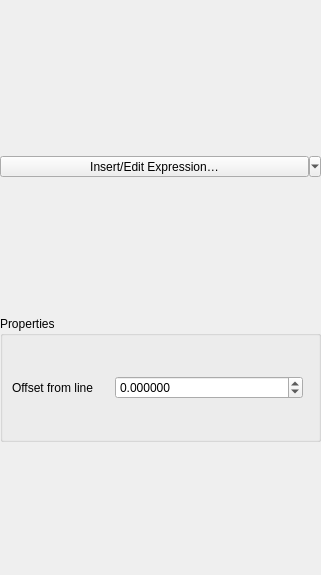
<?xml version="1.0" encoding="UTF-8"?>
<ui version="4.0">
 <class>QgsAnnotationLineTextWidgetBase</class>
 <widget class="QWidget" name="QgsAnnotationLineTextWidgetBase">
  <property name="geometry">
   <rect>
    <x>0</x>
    <y>0</y>
    <width>321</width>
    <height>575</height>
   </rect>
  </property>
  <property name="windowTitle">
   <string>Point Text Annotation</string>
  </property>
  <layout class="QGridLayout" name="gridLayout">
   <property name="leftMargin">
    <number>0</number>
   </property>
   <property name="topMargin">
    <number>0</number>
   </property>
   <property name="rightMargin">
    <number>0</number>
   </property>
   <property name="bottomMargin">
    <number>0</number>
   </property>
   <item row="1" column="0">
    <widget class="QToolButton" name="mInsertExpressionButton">
     <property name="sizePolicy">
      <sizepolicy hsizetype="Expanding" vsizetype="Fixed">
       <horstretch>0</horstretch>
       <verstretch>0</verstretch>
      </sizepolicy>
     </property>
     <property name="text">
      <string>Insert/Edit Expression…</string>
     </property>
     <property name="popupMode">
      <enum>QToolButton::ToolButtonPopupMode::MenuButtonPopup</enum>
     </property>
     <property name="toolButtonStyle">
      <enum>Qt::ToolButtonStyle::ToolButtonTextOnly</enum>
     </property>
     <property name="arrowType">
      <enum>Qt::ArrowType::DownArrow</enum>
     </property>
    </widget>
   </item>
   <item row="0" column="0">
    <widget class="QgsRichTextEditor" name="mTextEdit" native="true">
     <property name="minimumSize">
      <size>
       <width>0</width>
       <height>150</height>
      </size>
     </property>
    </widget>
   </item>
   <item row="3" column="0">
    <widget class="QGroupBox" name="groupBox">
     <property name="title">
      <string>Properties</string>
     </property>
     <layout class="QGridLayout" name="gridLayout_2" columnstretch="1,2">
      <item row="0" column="1">
       <layout class="QHBoxLayout" name="horizontalLayout_3">
        <item>
         <widget class="QgsDoubleSpinBox" name="mSpinOffset">
          <property name="sizePolicy">
           <sizepolicy hsizetype="Minimum" vsizetype="Fixed">
            <horstretch>1</horstretch>
            <verstretch>0</verstretch>
           </sizepolicy>
          </property>
          <property name="styleSheet">
           <string notr="true"/>
          </property>
          <property name="decimals">
           <number>6</number>
          </property>
          <property name="minimum">
           <double>-100000.000000000000000</double>
          </property>
          <property name="maximum">
           <double>100000.000000000000000</double>
          </property>
          <property name="singleStep">
           <double>0.200000000000000</double>
          </property>
         </widget>
        </item>
        <item>
         <widget class="QgsUnitSelectionWidget" name="mOffsetUnitWidget" native="true">
          <property name="minimumSize">
           <size>
            <width>0</width>
            <height>0</height>
           </size>
          </property>
          <property name="focusPolicy">
           <enum>Qt::FocusPolicy::StrongFocus</enum>
          </property>
         </widget>
        </item>
       </layout>
      </item>
      <item row="0" column="0">
       <widget class="QLabel" name="label_4">
        <property name="text">
         <string>Offset from line</string>
        </property>
       </widget>
      </item>
     </layout>
    </widget>
   </item>
   <item row="4" column="0">
    <widget class="QgsAnnotationItemCommonPropertiesWidget" name="mPropertiesWidget" native="true"/>
   </item>
   <item row="2" column="0">
    <widget class="QWidget" name="mTextFormatWidgetContainer" native="true"/>
   </item>
  </layout>
 </widget>
 <customwidgets>
  <customwidget>
   <class>QgsAnnotationItemCommonPropertiesWidget</class>
   <extends>QWidget</extends>
   <header>qgsannotationitemcommonpropertieswidget.h</header>
   <container>1</container>
  </customwidget>
  <customwidget>
   <class>QgsDoubleSpinBox</class>
   <extends>QDoubleSpinBox</extends>
   <header>qgsdoublespinbox.h</header>
  </customwidget>
  <customwidget>
   <class>QgsRichTextEditor</class>
   <extends>QWidget</extends>
   <header>qgsrichtexteditor.h</header>
   <container>1</container>
  </customwidget>
  <customwidget>
   <class>QgsUnitSelectionWidget</class>
   <extends>QWidget</extends>
   <header>qgsunitselectionwidget.h</header>
   <container>1</container>
  </customwidget>
 </customwidgets>
 <resources/>
 <connections/>
</ui>
